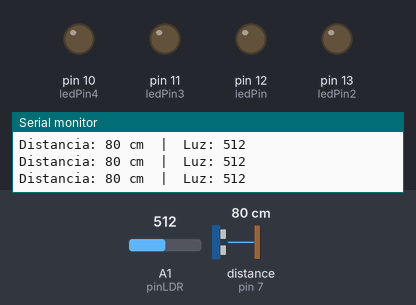
The sketch below on a simulated Arduino Uno, built with avr-gcc and run on an emulated ATmega328P. On the bench: output pins drawn as LEDs (lit = HIGH), the last lines printed to the serial monitor. Wiring (inferred from the names in the program): ultrasonic range finder: trigger pin 7; echo pin 7. Inputs (shaded band) come from the test bench; at power-on: A1 (pinLDR) = 512, distance to the obstacle (sensor on pin 7) 80 cm. The echo pulse lasts 58.3 µs per cm.

Above: at 1.2 s.
1.3 s: A1 (pinLDR) set to 488
At 2.5 s:
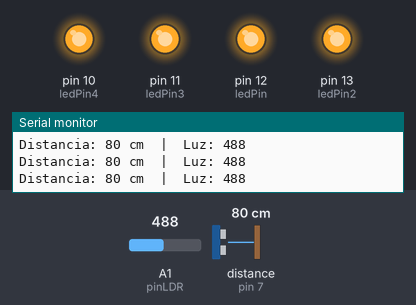
2.8 s: distance to the obstacle (sensor on pin 7) set to 195 cm
4.3 s: distance to the obstacle (sensor on pin 7) set to 205 cm
At 5.7 s:
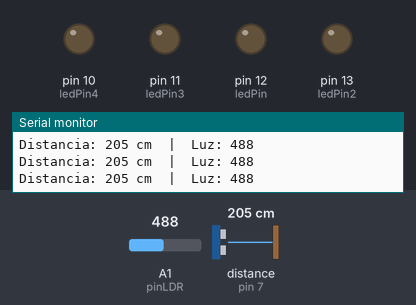
7.3 s: distance to the obstacle (sensor on pin 7) set to 2 cm
At 8.5 s:
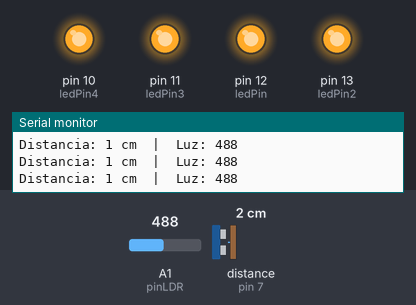
8.8 s: distance to the obstacle (sensor on pin 7) set to 250 cm
At 9.8 s:
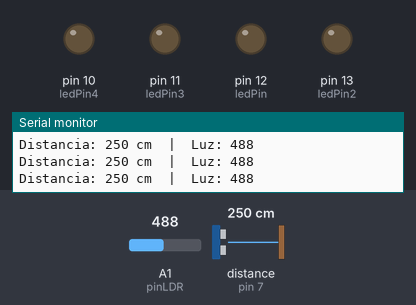
Timing chart, 0 to 11.3 s (numbered marks = the images above; inputs shaded):
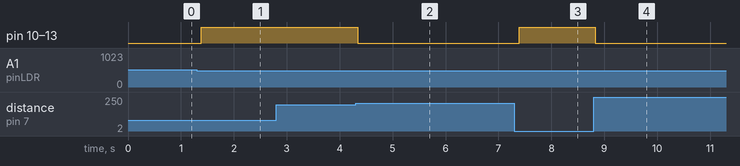

Measured:
- the behaviour switches between 501 and 500 on A1 (pinLDR) (found by bisection; images 0 and 1)
- the behaviour switches between 200 and 201 cm on distance to the obstacle (sensor on pin 7) (found by bisection; images 1 and 2)
- after the input at 1.3 s, pin 10 (ledPin4), pin 11 (ledPin3), pin 12 (ledPin), pin 13 (ledPin2): LOW → HIGH after 0.09 s
- after the input at 4.3 s, pin 10 (ledPin4), pin 11 (ledPin3), pin 12 (ledPin), pin 13 (ledPin2): HIGH → LOW at once
- after the input at 7.3 s, pin 10 (ledPin4), pin 11 (ledPin3), pin 12 (ledPin), pin 13 (ledPin2): LOW → HIGH after 0.10 s
- after the input at 8.8 s, pin 10 (ledPin4), pin 11 (ledPin3), pin 12 (ledPin), pin 13 (ledPin2): HIGH → LOW at once

The sketch:

MonitoreoLuminico_Code.ino
```cpp
// Definiciones de sus variables globales.
int args;
const int Sensor = 7;
const int ledPin = 12;
const int ledPin2 = 13;
const int ledPin3 = 11;
const int ledPin4 = 10;
const int pinLDR = A1;  // Sensor de luz
int valorLDR = 0;       // Variable para almacenar los datos del sensor LDR

void setup() {
    // put your setup code here, to run once:
    Serial.begin(9600);
    pinMode(ledPin, OUTPUT);
    pinMode(ledPin2, OUTPUT);
    pinMode(ledPin3, OUTPUT);
    pinMode(ledPin4, OUTPUT);
}

float functionController(int args) {
    // Logica de su controlador y conversion de datos
    long duration, cm;

    // Leer distancia del sensor ultrasónico
    pinMode(Sensor, OUTPUT);
    digitalWrite(Sensor, LOW);
    delayMicroseconds(2);
    digitalWrite(Sensor, HIGH);
    delayMicroseconds(5);
    digitalWrite(Sensor, LOW);

    pinMode(Sensor, INPUT);
    duration = pulseIn(Sensor, HIGH);
    cm = duration / 29 / 2;

    // Leer intensidad de luz
    valorLDR = analogRead(pinLDR);

    Serial.print("Distancia: ");
    Serial.print(cm);
    Serial.print(" cm  |  Luz: ");
    Serial.println(valorLDR);

    //Si alguien está cerca Y hay poca luz, encender luces
    if (cm <= 200 && valorLDR <= 500) {
        digitalWrite(ledPin, HIGH);
        digitalWrite(ledPin2, HIGH);
        digitalWrite(ledPin3, HIGH);
        digitalWrite(ledPin4, HIGH);
    } else {
        digitalWrite(ledPin, LOW);
        digitalWrite(ledPin2, LOW);
        digitalWrite(ledPin3, LOW);
        digitalWrite(ledPin4, LOW);
    }
    return cm;
}

void loop() {
    // Llamada d    e su función del controlador
    float response = functionController(args);
    delay(100);
}
```
